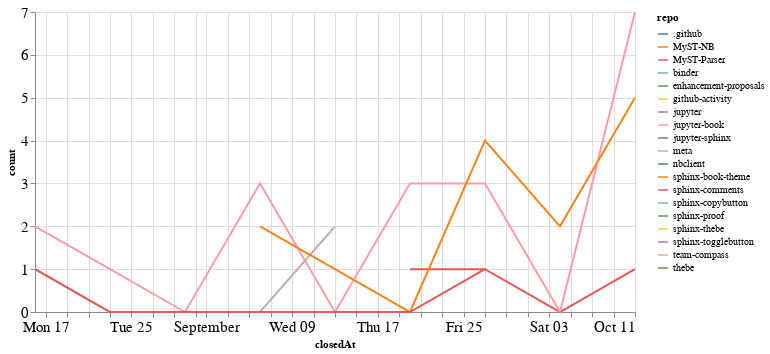

The notebook cell saved with this chart:
### Code cell
closed_by_time = closed_by.groupby('repo').resample('W', on='closedAt').count()['author'].reset_index()
closed_by_time = closed_by_time.rename(columns={'author': 'count'})

alt.Chart(closed_by_time, width=600).mark_line().encode(
    x='closedAt',
    y='count',
    color='repo',
    tooltip="repo"
)

### Figure 1 — Vega-Lite specification as saved in the notebook (floating-point values rounded to 4 significant figures)
{"config": {"axisLeft": {"labelFontSize": 15}, "axisBottom": {"labelFontSize": 15}}, "data": {"name": "data-9525462a527420fbd43a0822fe70f749"}, "mark": "line", "encoding": {"color": {"type": "nominal", "field": "repo"}, "tooltip": {"type": "nominal", "field": "repo"}, "x": {"type": "temporal", "field": "closedAt"}, "y": {"type": "quantitative", "field": "count"}}, "width": 600, "$schema": "https://vega.github.io/schema/vega-lite/v4.8.1.json", "datasets": {"data-9525462a527420fbd43a0822fe70f749": [{"repo": ".github", "closedAt": "2020-08-30T00:00:00", "count": 1}, {"repo": "MyST-NB", "closedAt": "2020-09-06T00:00:00", "count": 1}, {"repo": "MyST-Parser", "closedAt": "2020-09-20T00:00:00", "count": 1}, {"repo": "MyST-Parser", "closedAt": "2020-09-27T00:00:00", "count": 1}, {"repo": "MyST-Parser", "closedAt": "2020-10-04T00:00:00", "count": 0}, {"repo": "MyST-Parser", "closedAt": "2020-10-11T00:00:00", "count": 1}, {"repo": "binder", "closedAt": "2020-08-16T00:00:00", "count": 2}, {"repo": "enhancement-proposals", "closedAt": "2020-08-30T00:00:00", "count": 1}, {"repo": "github-activity", "closedAt": "2020-10-11T00:00:00", "count": 1}, {"repo": "jupyter", "closedAt": "2020-10-11T00:00:00", "count": 1}, {"repo": "jupyter-book", "closedAt": "2020-08-16T00:00:00", "count": 2}, {"repo": "jupyter-book", "closedAt": "2020-08-23T00:00:00", "count": 1}, {"repo": "jupyter-book", "closedAt": "2020-08-30T00:00:00", "count": 0}, {"repo": "jupyter-book", "closedAt": "2020-09-06T00:00:00", "count": 3}, {"repo": "jupyter-book", "closedAt": "2020-09-13T00:00:00", "count": 0}, {"repo": "jupyter-book", "closedAt": "2020-09-20T00:00:00", "count": 3}, {"repo": "jupyter-book", "closedAt": "2020-09-27T00:00:00", "count": 3}, {"repo": "jupyter-book", "closedAt": "2020-10-04T00:00:00", "count": 0}, {"repo": "jupyter-book", "closedAt": "2020-10-11T00:00:00", "count": 7}, {"repo": "jupyter-sphinx", "closedAt": "2020-09-27T00:00:00", "count": 1}, {"repo": "meta", "closedAt": "2020-08-16T00:00:00", "count": 1}, {"repo": "meta", "closedAt": "2020-08-23T00:00:00", "count": 0}, {"repo": "meta", "closedAt": "2020-08-30T00:00:00", "count": 0}, {"repo": "meta", "closedAt": "2020-09-06T00:00:00", "count": 0}, {"repo": "meta", "closedAt": "2020-09-13T00:00:00", "count": 2}, {"repo": "nbclient", "closedAt": "2020-09-13T00:00:00", "count": 1}, {"repo": "sphinx-book-theme", "closedAt": "2020-09-06T00:00:00", "count": 2}, {"repo": "sphinx-book-theme", "closedAt": "2020-09-13T00:00:00", "count": 1}, {"repo": "sphinx-book-theme", "closedAt": "2020-09-20T00:00:00", "count": 0}, {"repo": "sphinx-book-theme", "closedAt": "2020-09-27T00:00:00", "count": 4}, {"repo": "sphinx-book-theme", "closedAt": "2020-10-04T00:00:00", "count": 2}, {"repo": "sphinx-book-theme", "closedAt": "2020-10-11T00:00:00", "count": 5}, {"repo": "sphinx-comments", "closedAt": "2020-08-16T00:00:00", "count": 1}, {"repo": "sphinx-comments", "closedAt": "2020-08-23T00:00:00", "count": 0}, {"repo": "sphinx-comments", "closedAt": "2020-08-30T00:00:00", "count": 0}, {"repo": "sphinx-comments", "closedAt": "2020-09-06T00:00:00", "count": 0}, {"repo": "sphinx-comments", "closedAt": "2020-09-13T00:00:00", "count": 0}, {"repo": "sphinx-comments", "closedAt": "2020-09-20T00:00:00", "count": 0}, {"repo": "sphinx-comments", "closedAt": "2020-09-27T00:00:00", "count": 1}, {"repo": "sphinx-copybutton", "closedAt": "2020-09-27T00:00:00", "count": 1}, {"repo": "sphinx-proof", "closedAt": "2020-09-27T00:00:00", "count": 1}, {"repo": "sphinx-thebe", "closedAt": "2020-08-16T00:00:00", "count": 1}, {"repo": "sphinx-togglebutton", "closedAt": "2020-09-13T00:00:00", "count": 2}, {"repo": "team-compass", "closedAt": "2020-10-11T00:00:00", "count": 1}, {"repo": "thebe", "closedAt": "2020-08-16T00:00:00", "count": 1}]}}
